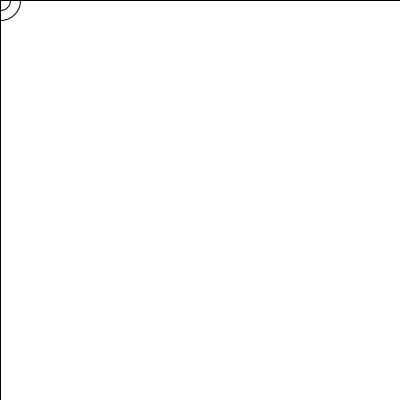
Frame 1 (no input)
Frame 60 (the mouse pressed at the canvas centre just before this capture): identical to frame 1, image omitted
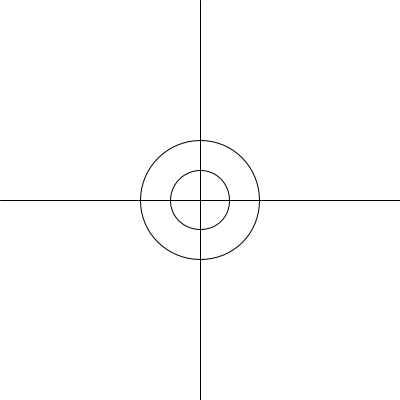
Frame 120 (the mouse held since frame 60 and released just before this capture)

The Processing sketch that drew these frames (run headless with seeded random() and noise(); from frame 60 on, the mouse is pressed at the canvas centre):

// Processing sketch: sketch_140516m
// ── sketch_140516m.pde
float rad;
void setup(){
  size(400,400);
  noFill();
  rad = 20;
}

void draw(){
  background(255);
  line(mouseX,0,mouseX,height);
  line(0,mouseY,width,mouseY);
  ellipse(mouseX,mouseY,rad,rad);
  ellipse(mouseX,mouseY,rad*2,rad*2);
  if(mousePressed){
    rad = 60;
  }
  if(rad > 20){
    rad -= 0.1;
  }
}
